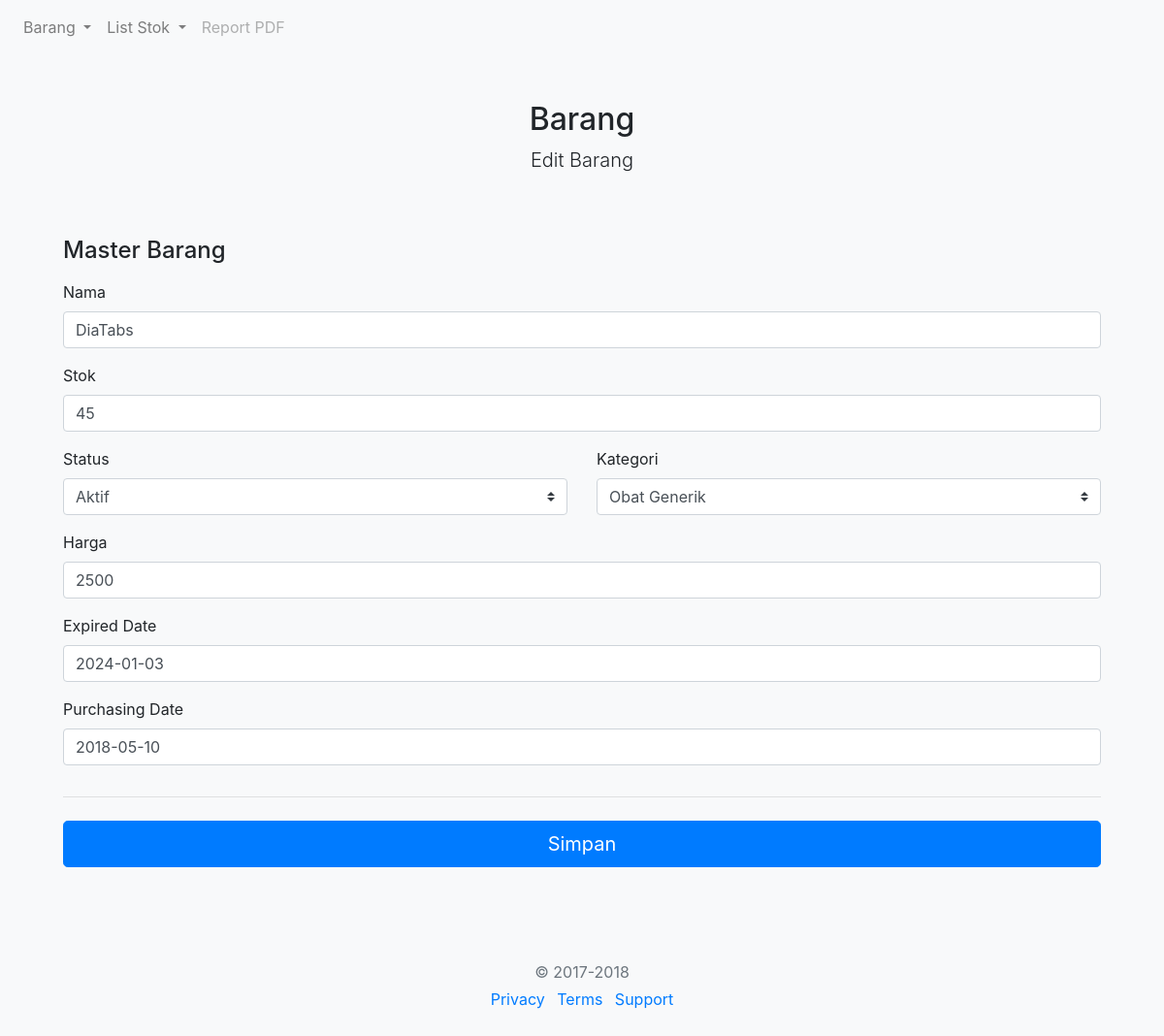
The page /index.php/barang/edit/10 on the database its author committed.
### tables this page shows
CREATE TABLE IF NOT EXISTS `barang` (
  `id` int(11) NOT NULL AUTO_INCREMENT,
  `nama` varchar(100) DEFAULT NULL,
  `stok` int(11) DEFAULT NULL,
  `harga` int(11) DEFAULT '0',
  `expired_date` date DEFAULT '0000-00-00',
  `purchasing_date` date DEFAULT '0000-00-00',
  `status` tinyint(4) NOT NULL DEFAULT '1',
  `kategori_id` varchar(11) NOT NULL,
  `created_at` datetime DEFAULT NULL,
  `updated_at` datetime DEFAULT NULL,
  `deleted_at` datetime DEFAULT NULL,
  PRIMARY KEY (`id`)
);

### application/controllers/Barang.php (called while the page is built, shortened)
<?php
class Barang extends CI_Controller {
	public function __construct()
	{
		$this->load->model('KategoriModel');
		$this->load->model('BarangModel');
		$this->load->model('HargaModel');
		$this->load->library('Pdf');
	}
	public function edit($id)
	{
		$barang = $this->BarangModel->get_by_id($id);
		$data['kategori'] = $this->KategoriModel->all();
		$data['title'] = 'Edit Barang';
		$data['barang'] = $barang;
		$this->load->view('header', $data);
		$this->load->view('barang_edit' , $data);
	}
}

### index.php (called while the page is built, shortened)
<?php
require_once BASEPATH.'core/CodeIgniter.php';

### application/models/BarangModel.php (called while the page is built, shortened)
<?php
class BarangModel extends CI_Model
{
	public function get_by_id($id)
	{
		$this->db->where('id', $id);
		return $this->db->get('barang')->row_array();
	}
}

### application/models/KategoriModel.php (called while the page is built, shortened)
<?php
class KategoriModel extends CI_Model
{
	public function all()
	{
		return $this->db->get('kategori')->result_array();
	}
}

### application/views/barang_edit.php (the view, shortened to what this page needs)
<!doctype html>
<html lang="en">
  <head>
    <link href="<?php echo base_url('assets/css/bootstrap.min.css'); ?>" rel="stylesheet">
    <link href="<?php echo base_url('assets/css/form-validation.css'); ?>" rel="stylesheet">
  </head>
  <body class="bg-light">
    <div class="container">
      <div class="py-5 text-center">
        <h2>Barang</h2>
        <p class="lead"><?php echo $title; ?></p>
      </div>
      <div class="row">
        <div class="col-md-12 order-md-1">
          <h4 class="mb-3">Master Barang</h4>
          <form class="needs-validation" method="post" action="<?php echo base_url('index.php/barang/postEdit'); ?>" novalidate>
            <div class="row">
              <div class="col-md-12 mb-3">
                <label for="firstName">Nama</label>
                <input type="text" class="form-control" name="nama" id="firstName" placeholder="Nama Barang" value="<?php echo $barang['nama']; ?>" required>
              </div>
            </div>
            <div class="row">
              <div class="col-md-12 mb-3">
                <label for="firstName">Stok</label>
                <input type="text" class="form-control" name="stok" id="firstName" placeholder="Stok Barang" value="<?php echo $barang['stok']; ?>" required>
              </div>
            </div>
            <div class="row">
              <div class="col-md-6 mb-3">
                <label for="country">Status</label>
                <select class="custom-select d-block w-100" name="status" id="country" required>
                  <option value="1" <?php if ($barang['status'] == 1) echo ' selected'; ?>>Aktif</option>
                </select>
              </div>
              <div class="col-md-6 mb-3">
                <label for="state">Kategori</label>
                <select class="custom-select d-block w-100" name="kategori_id" id="state" required>
                  <?php foreach ($kategori as $key => $value) {
                  if ($barang['kategori_id'] == $value['id']) { ?>
                  <option value="<?php echo $value['id']; ?>" selected><?php echo $value['nama']; ?></option>
                  <?php } else { ?>
                  <option value="<?php echo $value['id']; ?>"><?php echo $value['nama']; ?></option>
                  <?php }} ?>
                </select>
              </div>
            </div>
            <div class="row">
              <div class="col-md-12 mb-3">
                <label for="firstName">Harga</label>
                <input type="text" class="form-control" name="harga" id="firstName" placeholder="Harga Barang" value="<?php echo $barang['harga']; ?>" required>
              </div>
            </div>
            <div class="row">
              <div class="col-md-12 mb-3">
                <label for="firstName">Expired Date</label>
                <input type="text" class="form-control" name="expired_date" id="firstName" placeholder="exp : <?php echo date('Y-m-d'); ?>" value="<?php echo $barang['expired_date']; ?>" required>
              </div>
            </div>
            <div class="row">
              <div class="col-md-12 mb-3">
                <label for="firstName">Purchasing Date</label>
                <input type="text" class="form-control" name="purchasing_date" id="firstName" placeholder="exp : <?php echo date('Y-m-d'); ?>" value="<?php echo  $barang['purchasing_date']; ?>" required>
              </div>
            </div>
            <hr class="mb-4">
            <button class="btn btn-primary btn-lg btn-block" type="submit">Simpan</button>
          </form>
        </div>
      </div>
      <footer class="my-5 pt-5 text-muted text-center text-small">
        <p class="mb-1">&copy; 2017-2018</p>
        <ul class="list-inline">
          <li class="list-inline-item"><a href="#">Privacy</a></li>
          <li class="list-inline-item"><a href="#">Terms</a></li>
          <li class="list-inline-item"><a href="#">Support</a></li>
        </ul>
      </footer>
    </div>
  </body>
</html>

### assets/css/form-validation.css (style rules this page uses)
.container { max-width: 1100px; }

### rows shown on the page
barang: nama "DiaTabs", stok "45", status "Aktif", harga "2500", expired_date "2024-01-03", purchasing_date "2018-05-10"

### other values the page prints
$title "Edit Barang"
form field kategori_id "Obat Generik"
